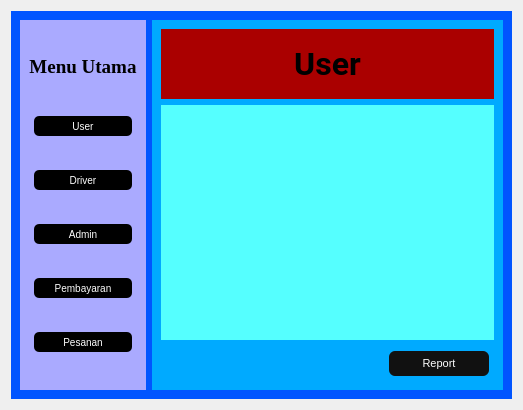
<?xml version="1.0" encoding="UTF-8"?>
<ui version="4.0">
 
 
 <class>Form</class>
 
 
 <widget class="QWidget" name="Form">
  
  
  <property name="geometry">
   
   
   <rect>
    
    
    <x>0</x>
    
    
    <y>0</y>
    
    
    <width>523</width>
    
    
    <height>410</height>
    
   
   </rect>
   
  
  </property>
  
  
  <property name="windowTitle">
   
   
   <string>Form</string>
   
  
  </property>
  
  
  <layout class="QGridLayout" name="gridLayout">
   
   
   <item row="0" column="0">
    
    
    <widget class="QWidget" name="widget" native="true">
     
     
     <property name="styleSheet">
      
      
      <string notr="true">background-color: rgb(0, 85, 255);</string>
      
     
     </property>
     
     
     <layout class="QHBoxLayout" name="horizontalLayout_2">
      
      
      <item>
       
       
       <widget class="QWidget" name="widget_2" native="true">
        
        
        <property name="sizePolicy">
         <sizepolicy hsizetype="Fixed" vsizetype="Expanding">
          <horstretch>0</horstretch>
          <verstretch>0</verstretch>
         </sizepolicy>
        </property>
        <property name="minimumSize">
         
         
         <size>
          
          
          <width>120</width>
          
          
          <height>0</height>
          
         
         </size>
         
        
        </property>
        
        
        <property name="styleSheet">
         
         
         <string notr="true">background-color: rgb(170, 170, 255);</string>
         
        
        </property>
        
        
        <layout class="QVBoxLayout" name="verticalLayout_2">
         
         
         <item>
          
          
          <widget class="QLabel" name="label_2">
           
           
           <property name="minimumSize">
            
            
            <size>
             
             
             <width>0</width>
             
             
             <height>40</height>
             
            
            </size>
            
           
           </property>
           
           
           <property name="maximumSize">
            
            
            <size>
             
             
             <width>16777215</width>
             
             
             <height>40</height>
             
            
            </size>
            
           
           </property>
           
           
           <property name="font">
            
            
            <font>
             
             
             <family>Times New Roman</family>
             
             
             <pointsize>14</pointsize>
             
             
             <weight>75</weight>
             
             
             <bold>true</bold>
             
            
            </font>
            
           
           </property>
           
           
           <property name="text">
            
            
            <string>Menu Utama</string>
            
           
           </property>
           
           
           <property name="alignment">
            
            
            <set>Qt::AlignCenter</set>
            
           
           </property>
           
          
          </widget>
          
         
         </item>
         
         
         <item>
          
          
          <widget class="QPushButton" name="btnUser">
           
           
           <property name="minimumSize">
            
            
            <size>
             
             
             <width>0</width>
             
             
             <height>20</height>
             
            
            </size>
            
           
           </property>
           
           
           <property name="maximumSize">
            
            
            <size>
             
             
             <width>16777215</width>
             
             
             <height>30</height>
             
            
            </size>
            
           
           </property>
           
           
           <property name="styleSheet">
            
            
            <string notr="true">QPushButton{
	text-align: center;
	margin: 5px;
	border-radius:5px;
	font-size: 10px;
	background-color: black;
	color: white;
}

QPushButton:hover{
	background-color:#3498db;
}
QPushButton:pressed{
	background-color:#2380b9;
}</string>
            
           
           </property>
           
           
           <property name="text">
            
            
            <string>User</string>
            
           
           </property>
           
          
          </widget>
          
         
         </item>
         
         
         <item>
          
          
          <widget class="QPushButton" name="btnDriver">
           
           
           <property name="minimumSize">
            
            
            <size>
             
             
             <width>0</width>
             
             
             <height>20</height>
             
            
            </size>
            
           
           </property>
           
           
           <property name="maximumSize">
            
            
            <size>
             
             
             <width>16777215</width>
             
             
             <height>30</height>
             
            
            </size>
            
           
           </property>
           
           
           <property name="styleSheet">
            
            
            <string notr="true">QPushButton{
	text-align: center;
	margin: 5px;
	border-radius:5px;
	font-size: 10px;
	background-color: black;
	color: white;
}

QPushButton:hover{
	background-color:#3498db;
}
QPushButton:pressed{
	background-color:#2380b9;
}</string>
            
           
           </property>
           
           
           <property name="text">
            
            
            <string>Driver</string>
            
           
           </property>
           
          
          </widget>
          
         
         </item>
         
         
         <item>
          
          
          <widget class="QPushButton" name="btnAdmin">
           
           
           <property name="minimumSize">
            
            
            <size>
             
             
             <width>0</width>
             
             
             <height>20</height>
             
            
            </size>
            
           
           </property>
           
           
           <property name="maximumSize">
            
            
            <size>
             
             
             <width>16777215</width>
             
             
             <height>30</height>
             
            
            </size>
            
           
           </property>
           
           
           <property name="styleSheet">
            
            
            <string notr="true">QPushButton{
	text-align: center;
	margin: 5px;
	border-radius:5px;
	font-size: 10px;
	background-color: black;
	color: white;
}

QPushButton:hover{
	background-color:#3498db;
}
QPushButton:pressed{
	background-color:#2380b9;
}</string>
            
           
           </property>
           
           
           <property name="text">
            
            
            <string>Admin</string>
            
           
           </property>
           
          
          </widget>
          
         
         </item>
         
         
         <item>
          
          
          <widget class="QPushButton" name="btnPembayaran">
           
           
           <property name="minimumSize">
            
            
            <size>
             
             
             <width>0</width>
             
             
             <height>20</height>
             
            
            </size>
            
           
           </property>
           
           
           <property name="maximumSize">
            
            
            <size>
             
             
             <width>16777215</width>
             
             
             <height>30</height>
             
            
            </size>
            
           
           </property>
           
           
           <property name="styleSheet">
            
            
            <string notr="true">QPushButton{
	text-align: center;
	margin: 5px;
	border-radius:5px;
	font-size: 10px;
	background-color: black;
	color: white;
}

QPushButton:hover{
	background-color:#3498db;
}
QPushButton:pressed{
	background-color:#2380b9;
}</string>
            
           
           </property>
           
           
           <property name="text">
            
            
            <string>Pembayaran</string>
            
           
           </property>
           
          
          </widget>
          
         
         </item>
         
         
         <item>
          
          
          <widget class="QPushButton" name="btnPesanan">
           
           
           <property name="minimumSize">
            
            
            <size>
             
             
             <width>0</width>
             
             
             <height>20</height>
             
            
            </size>
            
           
           </property>
           
           
           <property name="maximumSize">
            
            
            <size>
             
             
             <width>16777215</width>
             
             
             <height>30</height>
             
            
            </size>
            
           
           </property>
           
           
           <property name="styleSheet">
            
            
            <string notr="true">QPushButton{
	text-align: center;
	margin: 5px;
	border-radius:5px;
	font-size: 10px;
	background-color: black;
	color: white;
}

QPushButton:hover{
	background-color:#3498db;
}
QPushButton:pressed{
	background-color:#2380b9;
}</string>
            
           
           </property>
           
           
           <property name="text">
            
            
            <string>Pesanan</string>
            
           
           </property>
           
          
          </widget>
          
         
         </item>
         
        
        </layout>
        
       
        <property name="maximumSize">
         <size>
          <width>160</width>
          <height>16777215</height>
         </size>
        </property>
       </widget>
       
      
      </item>
      
      
      <item>
       
       
       <widget class="QWidget" name="widget_3" native="true">
        
        
        <property name="sizePolicy">
         <sizepolicy hsizetype="Expanding" vsizetype="Expanding">
          <horstretch>0</horstretch>
          <verstretch>0</verstretch>
         </sizepolicy>
        </property>
        <property name="minimumSize">
         
         
         <size>
          
          
          <width>0</width>
          
          
          <height>0</height>
          
         
         </size>
         
        
        </property>
        
        
        <property name="styleSheet">
         
         
         <string notr="true">background-color: rgb(0, 170, 255);</string>
         
        
        </property>
        
        
        <layout class="QVBoxLayout" name="verticalLayout">
         
         
         <item>
          
          
          <widget class="QWidget" name="widget_4" native="true">
           
           
           <property name="minimumSize">
            
            
            <size>
             
             
             <width>0</width>
             
             
             <height>70</height>
             
            
            </size>
            
           
           </property>
           
           
           <property name="maximumSize">
            
            
            <size>
             
             
             <width>16777215</width>
             
             
             <height>70</height>
             
            
            </size>
            
           
           </property>
           
           
           <property name="styleSheet">
            
            
            <string notr="true">background-color: rgb(170, 0, 0);</string>
            
           
           </property>
           
           
           <layout class="QHBoxLayout" name="horizontalLayout_3">
            
            
            <item>
             
             
             <widget class="QLabel" name="label">
              
              
              <property name="minimumSize">
               
               
               <size>
                
                
                <width>0</width>
                
                
                <height>50</height>
                
               
               </size>
               
              
              </property>
              
              
              <property name="maximumSize">
               
               
               <size>
                
                
                <width>16777215</width>
                
                
                <height>70</height>
                
               
               </size>
               
              
              </property>
              
              
              <property name="font">
               
               
               <font>
                
                
                <family>Roboto</family>
                
                
                <pointsize>24</pointsize>
                
                
                <weight>75</weight>
                
                
                <bold>true</bold>
                
               
               </font>
               
              
              </property>
              
              
              <property name="mouseTracking">
               
               
               <bool>false</bool>
               
              
              </property>
              
              
              <property name="text">
               
               
               <string>User</string>
               
              
              </property>
              
              
              <property name="alignment">
               
               
               <set>Qt::AlignCenter</set>
               
              
              </property>
              
             
             </widget>
             
            
            </item>
            
           
           </layout>
           
          
          </widget>
          
         
         </item>
         
         
         <item>
          
          
          <widget class="QWidget" name="widget_5" native="true">
           
           
           <property name="sizePolicy">
            <sizepolicy hsizetype="Expanding" vsizetype="Expanding">
             <horstretch>0</horstretch>
             <verstretch>0</verstretch>
            </sizepolicy>
           </property>
           <property name="minimumSize">
            
            
            <size>
             
             
             <width>0</width>
             
             
             <height>150</height>
             
            
            </size>
            
           
           </property>
           
           
           <property name="styleSheet">
            
            
            <string notr="true">background-color: rgb(85, 255, 255);</string>
            
           
           </property>
           
           
           <layout class="QHBoxLayout" name="horizontalLayout"/>
           
          
          </widget>
          
         
         </item>
         
        
         <item>
          <layout class="QHBoxLayout" name="horizontalLayout_report">
           <item>
            <spacer name="horizontalSpacer_report">
             <property name="orientation">
              <enum>Qt::Horizontal</enum>
             </property>
             <property name="sizeHint" stdset="0">
              <size>
               <width>40</width>
               <height>20</height>
              </size>
             </property>
            </spacer>
           </item>
           <item>
            <widget class="QPushButton" name="btnReport">
             <property name="minimumSize">
              <size>
               <width>110</width>
               <height>32</height>
              </size>
             </property>
             <property name="styleSheet">
              <string notr="true">QPushButton{
    text-align: center;
    margin: 5px;
    border-radius: 6px;
    font-size: 11px;
    background-color: #111;
    color: white;
    padding: 6px 12px;
}
QPushButton:hover{ background-color:#3498db; }
QPushButton:pressed{ background-color:#2380b9; }</string>
             </property>
             <property name="text">
              <string>Report</string>
             </property>
            </widget>
           </item>
          </layout>
         </item>
        </layout>
        
       
       </widget>
       
      
      </item>
      
     
     </layout>
     
    
    </widget>
    
   
   </item>
   
  
  </layout>
  
 
 </widget>
 
 
 <resources/>
 
 
 <connections/>
 

</ui>
